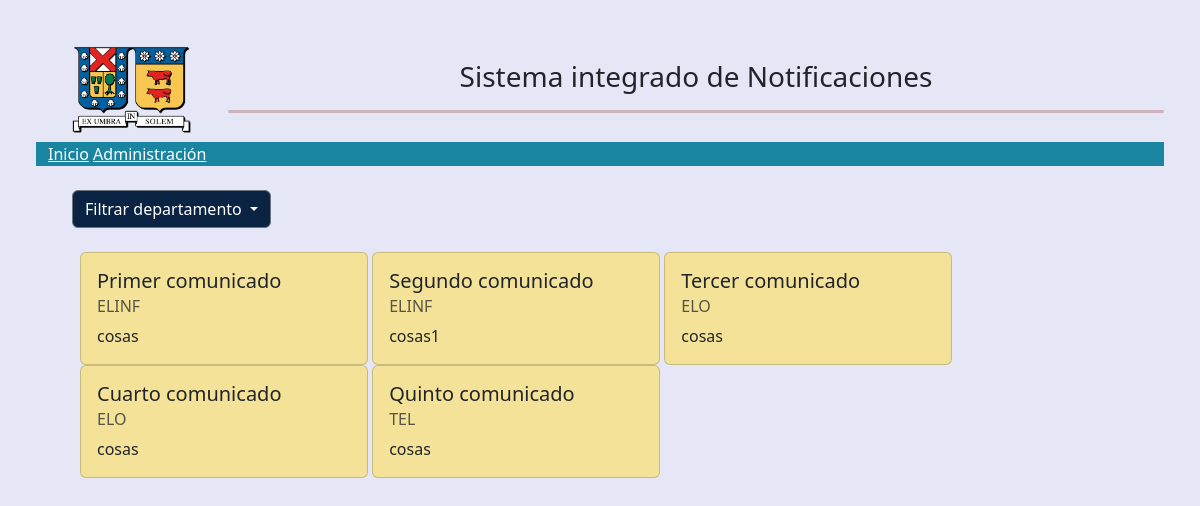
The page / on the database its author committed.
### app/models.py (models this page shows, shortened)
class comunicado(models.Model):
    TIPO_CHOICES = [
        ('S', "Suspension de actividades"),
        ('C', "Suspension de clases"),
        ('I', "Informacion")
    ]
    id= models.BigAutoField(primary_key=True)
    titulo= models.CharField(max_length=300)
    detalle= models.CharField(max_length=600)
    detalle_corto= models.CharField(max_length=300)
    tipo= models.CharField(max_length=5, choices=TIPO_CHOICES, default='.')
    entidad= models.ForeignKey('entidad', on_delete=models.CASCADE)
    visible= models.BooleanField(default=True)
    fecha_publicacion= models.DateTimeField(default=timezone.now)
    fecha_ultima_modificacion= models.DateTimeField(default=timezone.now)
    publicado_por= models.ForeignKey(User, on_delete=models.CASCADE, related_name='autor',null=True)
    class Meta:
        db_table="Comunicado"

class entidad(models.Model):
    id=models.BigAutoField(primary_key=True)
    nombre=models.CharField(max_length=500)
    logo=models.ImageField(upload_to="app/fotos")
    def __str__(self):
        return self.nombre
    class Meta:
        db_table="Entidad"

### app/views.py (the view)
# urls.py: path('',views.inicio, name="inicio"),
def inicio(request):
    dataCom = comunicado.objects.all()
    dataEnt = entidad.objects.all()
    buscar=request.GET.get("filter")
    if buscar:
        dataCom=comunicado.objects.filter(Q(entidad=buscar)).distinct()
    context = {'dataEnt': dataEnt,
               'dataCom': dataCom}
    return render(request, "app/inicio.html",context)

### app/templates/app/inicio.html (shortened to what this page needs)
{% extends "app/base.html" %}
    {% block content %}
    <div id="#inicio" class="container-fluid">
        <ul>
            {% for iCom in dataCom %}
                <li style="display: inline-block" >
                    <div class="card" style="width: 18rem;">
                        <div class="card-body">
                            <h5 class="card-title">{{ iCom.titulo }}</h5>
                            <h6 class="card-subtitle mb-2 text-body-secondary">{{ iCom.entidad.nombre }}</h6>
                            <p class="card-text">{{ iCom.detalle }}</p>
                        </div>
                    </div>
                </li>
            {% endfor %}
        </ul>
    </div>
{% endblock %}

### app/templates/app/base.html (shortened to what this page needs)
{% load static %}
<html>
    <head>
        <link href="https://cdn.jsdelivr.net/npm/bootstrap@5.3.1/dist/css/bootstrap.min.css" rel="stylesheet">
        <link h
        <link rel='stylesheet' href="{% static 'app/css/estilos.css' %}">
    </head>
    <body>
        <header class="row" id="inicio">
            <div class="col-2">
                <img id="log_o" src="{% static 'app/fotos/logo_u.png' %}" class="img-fluid">
            </div>
            <div class="col-10">
                <h3 id="sis">Sistema integrado de Notificaciones</h3>
                <hr class="rounded">
            </div>
        </header>
        <nav class="container">
            <a id="nav1" href="#inicio">Inicio</a>
            <a id="nav2"href="{% url 'admin:index' %}">Administración</a>
        </nav>
        <div class="dropdown">
            <button id="filtro" class="btn btn-secondary dropdown-toggle" type="button" data-bs-toggle="dropdown" aria-expanded="false">Filtrar departamento
            </button>
        </div>
        {% block content %}
        {% endblock %}
    </body>
</html>

### app/static/app/css/estilos.css (style rules this page uses)
body { background-color: #e5e7f6; margin:3vw }
nav { background-color: #1985A1; }
#log_o { max-width: 10vw; height: auto; margin-left: 3vw; }
#sis { text-align:center; }
hr.rounded { border-top: 3px solid; color: #8c1b13; }
#nav1,#nav2 { color:rgb(255, 255, 255) }
#filtro { margin-left: 3vw; background-color: #0a2342; }
.card { background-color: #ffde4a8c; }

### rows shown on the page
comunicado: titulo "Primer comunicado", entidad.nombre "ELINF", detalle "cosas"
comunicado: titulo "Segundo comunicado", entidad.nombre "ELINF", detalle "cosas1"
comunicado: titulo "Tercer comunicado", entidad.nombre "ELO", detalle "cosas"
comunicado: titulo "Cuarto comunicado", entidad.nombre "ELO", detalle "cosas"
comunicado: titulo "Quinto comunicado", entidad.nombre "TEL", detalle "cosas"
